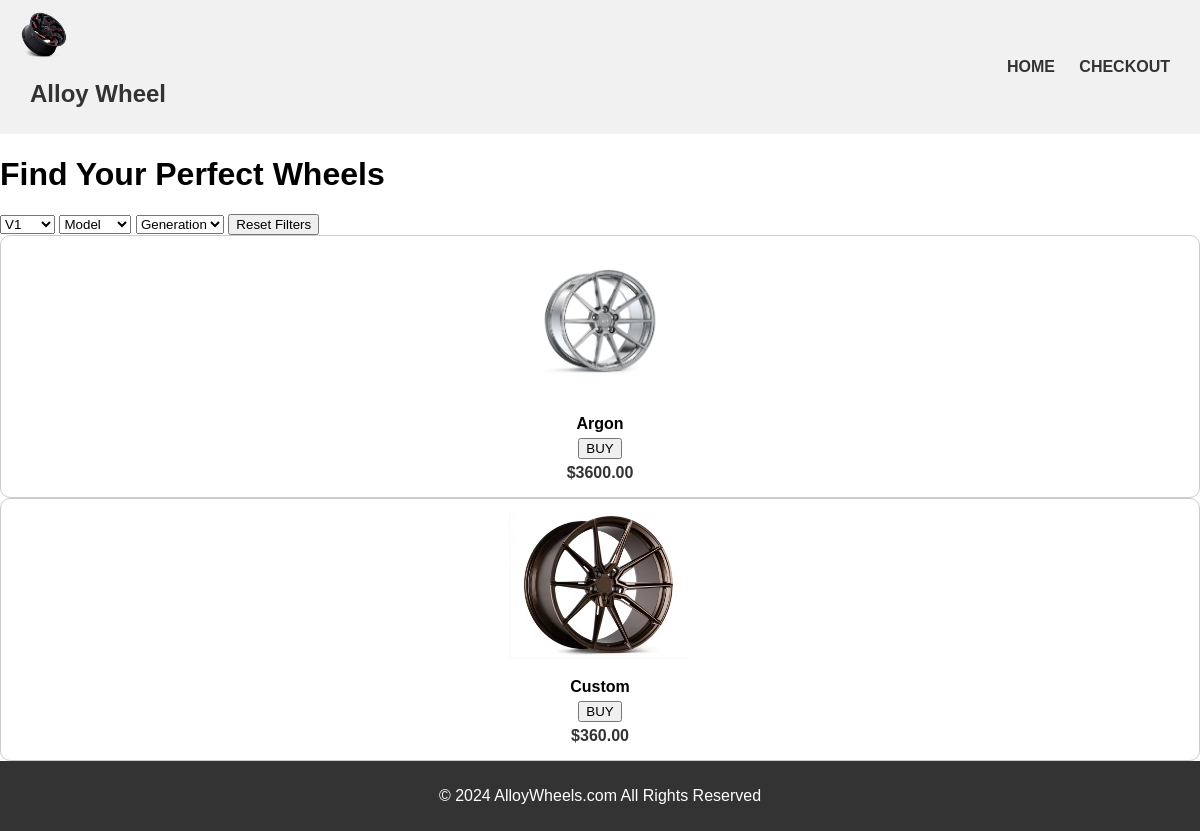
/products.php?make=V1, run on the app's committed database.
### tables this page shows
CREATE TABLE `alloy_wheels` (
  `id` int(6) UNSIGNED NOT NULL,
  `name` varchar(100) NOT NULL,
  `make` varchar(50) NOT NULL,
  `model` varchar(50) NOT NULL,
  `generation` varchar(50) NOT NULL,
  `size` varchar(20) NOT NULL,
  `prize` decimal(10,2) DEFAULT NULL,
  `description` text DEFAULT NULL,
  `quantity` int(11) DEFAULT NULL
);

### products.php (the view, shortened to what this page needs)
<!DOCTYPE html>
<html lang="en">
<head>
  <link rel="stylesheet" href="style.css">
</head>
<body>
  <?php include('db_conn.php'); ?>
  <header class="header">
    <div class="logo">
      <img src="images/logo.jpg" alt="Alloy Wheel Logo">
      <h1>Alloy Wheel</h1>
    </div>
    <nav>
    <nav>
      <a href="HOME.php">HOME</a>
      <a href="checkout.php">CHECKOUT</a>
    </nav>
    </nav>
  </header>
  <div class="search-bar">
    <h1>Find Your Perfect Wheels</h1>
    <form id="filterForm" method="GET">
      <div class="filter-options">
        <select name="make" title="Select Make" onchange="document.getElementById('filterForm').submit();">
          <?php
          $makeQuery = "SELECT DISTINCT make FROM alloy_wheels";
          $makeResult = mysqli_query($dbc, $makeQuery);
          if ($makeResult) {
            while ($row = mysqli_fetch_assoc($makeResult)) {
              $selected = ($_GET['make'] ?? '') == $row['make'] ? 'selected' : '';
              echo "<option value='{$row['make']}' {$selected}>{$row['make']}</option>";
            }
          } else {
            echo "<option value=''>Error Loading Data</option>";
          }
          ?>
        </select>
        <select name="model" title="Select Model" onchange="document.getElementById('filterForm').submit();">
          <option value="">Model</option>
        </select>
        <select name="generation" title="Select Generation" onchange="document.getElementById('filterForm').submit();">
          <option value="">Generation</option>
        </select>
        <button type="button" onclick="window.location.href='products.php';">Reset Filters</button>
      </div>
    </form>
  </div>
  <main class="products">
    <?php
    $conditions = [];
    if (!empty($_GET['make'])) {
      $make = mysqli_real_escape_string($dbc, $_GET['make']);
      $conditions[] = "make = '$make'";
    }
    $query = "SELECT * FROM alloy_wheels";
    if (count($conditions) > 0) {
      $query .= " WHERE " . implode(" AND ", $conditions);
    }
    $result = mysqli_query($dbc, $query);
    if ($result && mysqli_num_rows($result) > 0) {
      while ($row = mysqli_fetch_assoc($result)) {
        $name = $row['name'];
        $prize = $row['prize'];
        echo "
          <div class='product'>
            <img src='images/{$name}.jpg' alt='{$name}' title='{$name}'>
            <p><strong>{$name}</strong></p>
            <div class='product-footer'>
              <button type='button'>BUY</button>
              <p class='price'>\${$prize}</p>
            </div>
          </div>
        ";
      }
    } else {
      echo "<p>No products found. Please adjust your filters.</p>";
    }
    ?>
  </main>
  <footer class="footer">
    <p>© 2024 AlloyWheels.com All Rights Reserved</p>
  </footer>
</body>
</html>

### style.css (style rules this page uses)
body { font-family: Arial, sans-serif; margin: 0; padding: 0; }
.header { display: flex; justify-content: space-between; align-items: center; padding: 10px 20px; background-color: #f1f1f1; }
.header img { height: 50px; }
.header h1 { font-size: 24px; color: #333; margin-left: 10px; }
.header nav a { margin: 0 10px; text-decoration: none; color: #333; font-weight: bold; }
.product { border: 1px solid #ccc; padding: 10px; border-radius: 10px; text-align: center; }
.product img { max-width: 100%; height: 150px; margin-bottom: 10px; }
.product p { margin: 5px 0; }
.product .price { color: #333; font-weight: bold; }
.footer { text-align: center; padding: 10px; background-color: #333; color: white; }

### data on the page
alloy_wheels: name (picture), name "Argon", prize "3600.00"
alloy_wheels: name (picture), name "Custom", prize "360.00"

### other printed values
form field make "V1"
